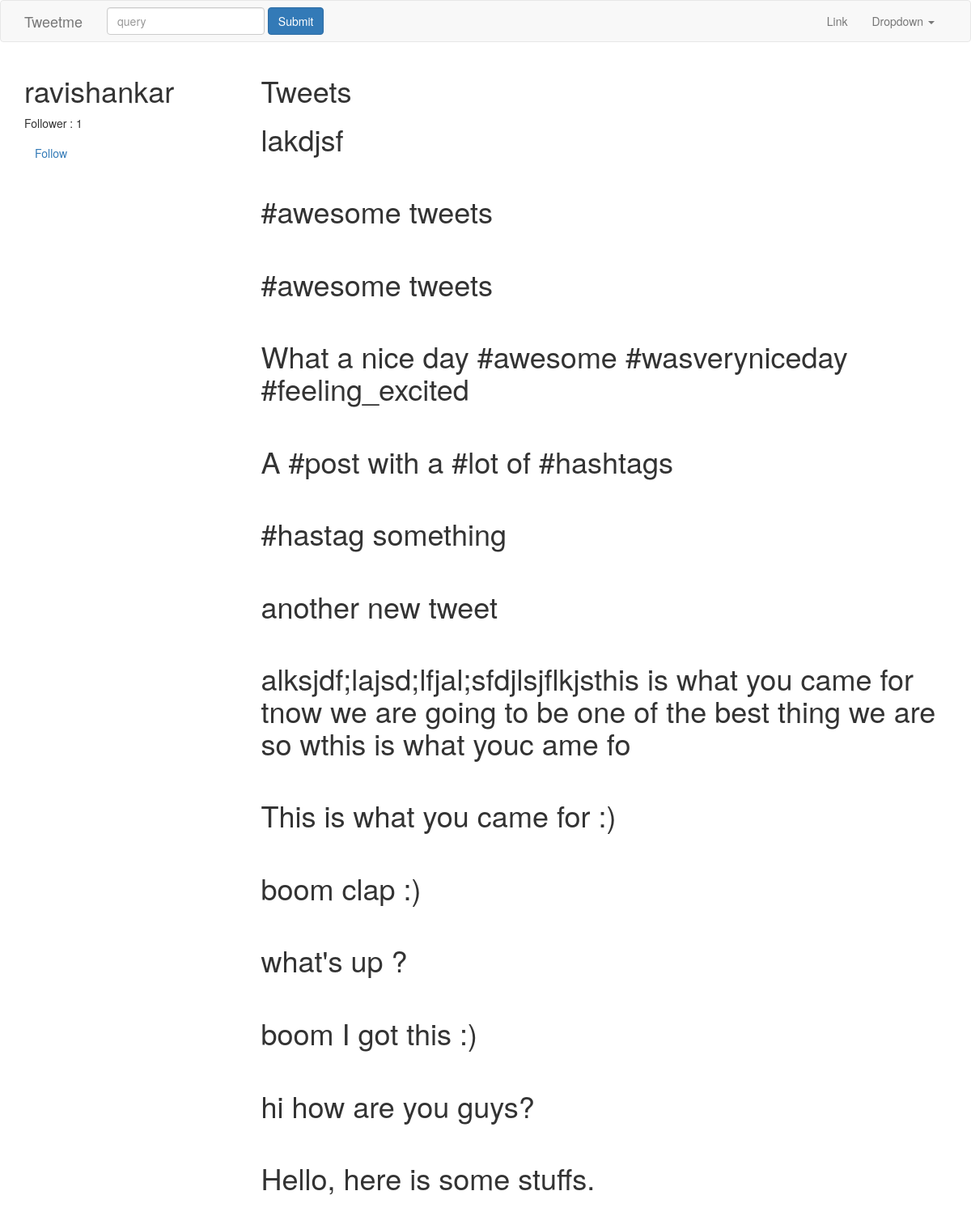
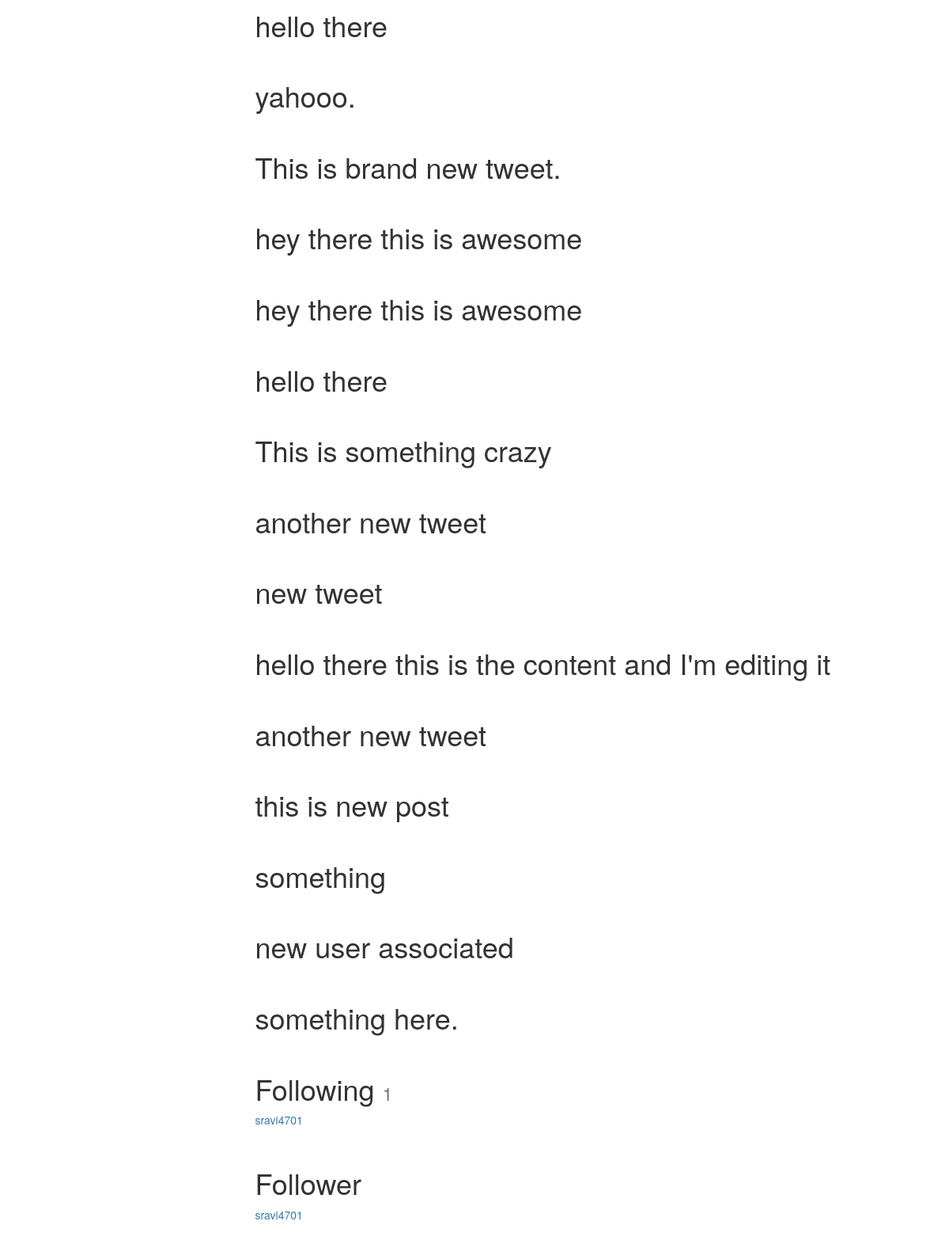
Page /profile/ravishankar/ (signed in) on the committed database (2 pictures, top to bottom).
### tweets/models.py (models this page shows, shortened)
class Tweet(models.Model):
	parent		= models.ForeignKey("self", blank=True, null=True)
	user 		= models.ForeignKey(settings.AUTH_USER_MODEL)
	content 	= models.CharField(max_length=140, validators=[validate_content])
	updated 	= models.DateTimeField(auto_now=True)
	timestamp 	= models.DateTimeField(auto_now_add=True)
	objects = TweetManager()
	class Meta:
		ordering = ['-timestamp', 'content']

### accounts/models.py (models this page shows, shortened)
class UserProfile(models.Model):
	user = models.OneToOneField(settings.AUTH_USER_MODEL, related_name="profile") # user.profile
	following = models.ManyToManyField(settings.AUTH_USER_MODEL, blank=True, related_name="followed_by")
	objects = UserProfileManager()
	def get_following(self):
		users =  self.following.all()
		return users.exclude(username=self.user.username)
	def get_follow_url(self):
		return reverse_lazy("account:follow", kwargs={"username":self.user.username})

### accounts/views.py (the view, shortened to what this page needs)
# urls.py: url(r'^(?P<username>[\w.@+-]+)/$', UserDetailView.as_view(), name="detail"),#profile/1
class UserDetailView(DetailView):
	template_name = "accounts/user_profile.html"
	def get_object(self, *args, **kwargs):
		return get_object_or_404(User, username__iexact=self.kwargs.get("username"))
	def get_context_data(self, *args, **kwargs):
		context = super(UserDetailView, self).get_context_data(*args, **kwargs)
		following = UserProfile.objects.is_following(self.request.user, self.get_object())
		context["following"] = following
		return context

### accounts/models.py (called while the page is built)
	def all(self):
		qs = self.get_queryset().all()
		try:
			if self.instance:
				qs = qs.exclude(user=self.instance)
		except:
			pass
		return qs

	def is_following(self, user, followed_by_user):
		user_profile, created = UserProfile.objects.get_or_create(user=user)
		if created:
			return False
		if followed_by_user in user_profile.following.all():
			return True
		return False

### accounts/templates/accounts/user_profile.html (shortened to what this page needs)
{% extends "base.html" %}
{% block content %}
    {% if object %}
    	<div class="row">
    		<div class="col-sm-3 col-xs-12" >
    			<h1>{{ object.username }}</h1>
    			<p>Follower : {{ object.followed_by.all.count }}</p>
    			<p><a href="{{ object.profile.get_follow_url }}" class="btn btn-link">
    			{% if following %}Un Follow {% else %} Follow {% endif %}</a></p>
    		</div>
    		<div class="col-sm-9 col-xs-12">
    			<h1>Tweets</h1>
    			{% for tweet in object.tweet_set.all %}
    				<h1>{{ tweet.content }}</h1><br>
    			{% endfor %}
    			<h1>Following <small>{{ object.profile.get_following.count }}</small></h1>
    			{% for user in object.profile.get_following %}
    				<a href="/profile/{{ user.username }}"><p>{{ user.username }}</p></a><br>
    			{% empty %}
    				<p>No following</p>
    			{% endfor %}
    			<h1>Follower</h1>
    			{% for profile in object.followed_by.all %}
    				<a href="/profile/{{ profile.user.username }}"><p>{{ profile.user.username }}</p></a><br>
    			{% empty %}
    				<p>No follower</p>
    			{% endfor %}
    		</div>
    	</div>
	{% endif%}
{% endblock content %}

### rows in the picture
Tweet: content "lakdjsf"
Tweet: content "#awesome tweets"
Tweet: content "#awesome tweets"
Tweet: content "What a nice day #awesome #wasveryniceday #feeling_excited"
Tweet: content "A #post with a #lot of #hashtags"
Tweet: content "#hastag something"
Tweet: content "another new tweet"
Tweet: content "alksjdf;lajsd;lfjal;sfdjlsjflkjsthis is what you came for tnow we are going to be one of the best thing we are so wthis is what youc ame fo"
Tweet: content "This is what you came for :)"
Tweet: content "boom clap :)"
Tweet: content "what's up ?"
Tweet: content "boom I got this :)"
Tweet: content "hi how are you guys?"
Tweet: content "Hello, here is some stuffs."
Tweet: content "hello there"
Tweet: content "yahooo."
Tweet: content "This is brand new tweet."
Tweet: content "hey there this is awesome"
Tweet: content "hey there this is awesome"
Tweet: content "hello there"
Tweet: content "This is something crazy"
Tweet: content "another new tweet"
Tweet: content "new tweet"
Tweet: content "hello there this is the content and I'm editing it"
Tweet: content "another new tweet"
Tweet: content "this is new post"
Tweet: content "something"
Tweet: content "new user associated"
Tweet: content "something here."
UserProfile: user.username "sravi4701"

### other values in the picture
{{ object.username }} "ravishankar"
{{ object.followed_by.all.count }} "1"
{{ object.profile.get_following.count }} "1"
{{ user.username }} "sravi4701"
